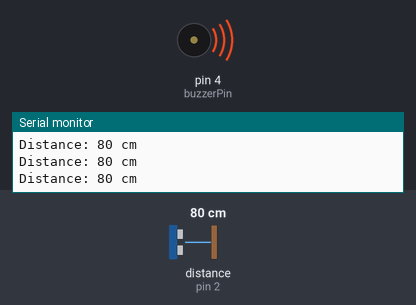
This sketch was run on a simulated Arduino Uno, built with avr-gcc and run on an emulated ATmega328P. On the bench: buzzer (waves = sounding, pin HIGH), the last lines printed to the serial monitor. Inputs (shaded band) come from the test bench; at power-on: distance to the obstacle (sensor on pin 2) 80 cm.

Above: at 1.2 s.
1.3 s: distance to the obstacle (sensor on pin 2) set to 31 cm
2.8 s: distance to the obstacle (sensor on pin 2) set to 26 cm
At 4.0 s:
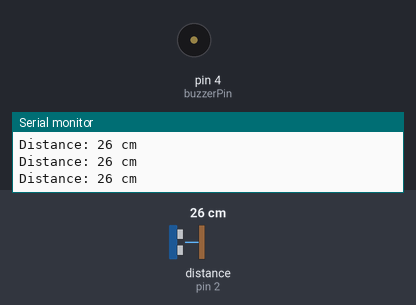
4.3 s: distance to the obstacle (sensor on pin 2) set to 35 cm
At 5.2 s:
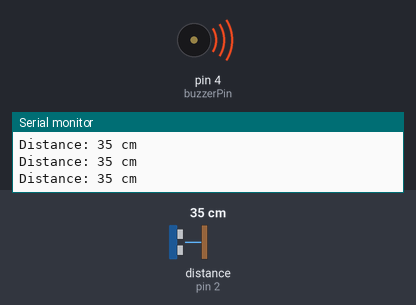
7.3 s: distance to the obstacle (sensor on pin 2) set to 2 cm
At 7.7 s:
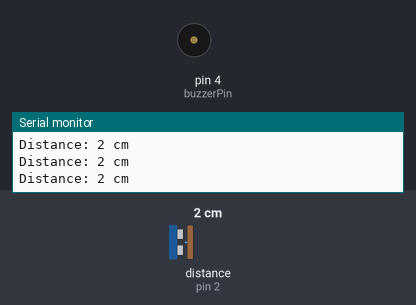
Timing chart, 0 to 9.8 s (numbered marks = the images above; inputs shaded):
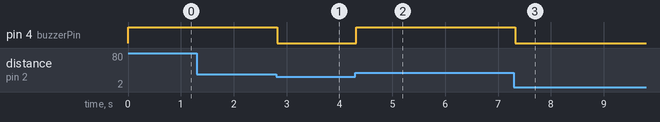

Measured:
- the behaviour switches between 30 and 29 cm on distance to the obstacle (sensor on pin 2) (found by bisection; images 0 and 1)
- after the input at 2.8 s, pin 4 (buzzerPin): HIGH → LOW at once
- after the input at 4.3 s, pin 4 (buzzerPin): LOW → HIGH at once
- after the input at 7.3 s, pin 4 (buzzerPin): HIGH → LOW at once

The sketch:

source-code.ino
```cpp
#include "Ultrasonic.h"

// Initialize the Ultrasonic sensor
Ultrasonic ultrasonic(2); // Connect the SIG pin of the sensor to digital pin 2

// Buzzer
const int buzzerPin = 4; // Buzzer pin

void setup() {
  // Initialize serial communication
  Serial.begin(9600);

  // Buzzer
  pinMode(buzzerPin, OUTPUT);
}

void loop() {
  // Measure the distance using the Ultrasonic sensor
  long distance = ultrasonic.MeasureInCentimeters();

  // Print the distance on the serial monitor
  Serial.print("Distance: ");
  Serial.print(distance);
  Serial.println(" cm");

  // Check if the distance is less than 30 centimeters
  if (distance < 30) { //threshold value
    // Activate the buzzer
    digitalWrite(buzzerPin, LOW);
  } else {
    // Deactivate the buzzer
    digitalWrite(buzzerPin, HIGH);
  }
}
```
